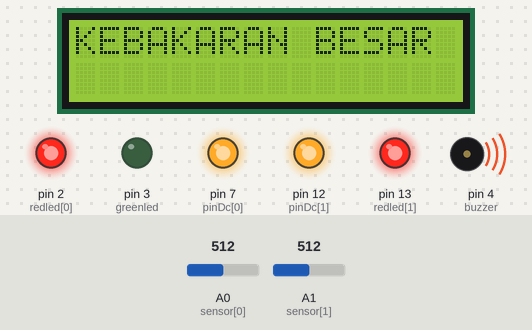
Bench run of a sketch on a simulated Arduino Uno, built with avr-gcc and run on an emulated ATmega328P. Parts: 16×2 character LCD, output pins drawn as LEDs (lit = HIGH), buzzer (waves = sounding). Inputs (shaded band) come from the test bench; at power-on: A0 (sensor[0]) = 512, A1 (sensor[1]) = 512. What the sketch prints to the serial monitor is not drawn.

Above: at 1.2 s.
1.3 s: A0 (sensor[0]) set to 165
3.2 s: A0 (sensor[0]) set to 135
At 4.5 s:
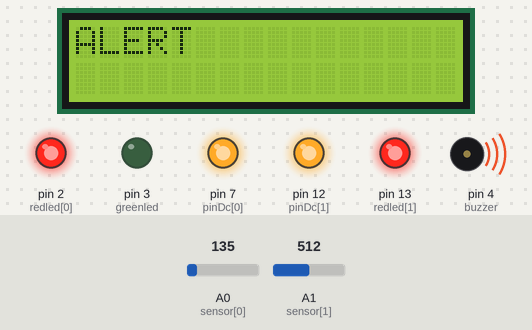
7.3 s: A1 (sensor[1]) set to 158
9.3 s: A1 (sensor[1]) set to 139
At 10.5 s:
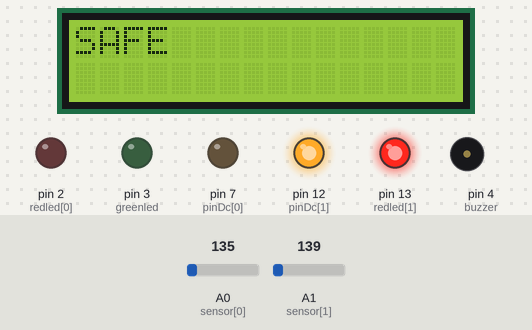
13.4 s: A1 (sensor[1]) set to 160
At 15.0 s:
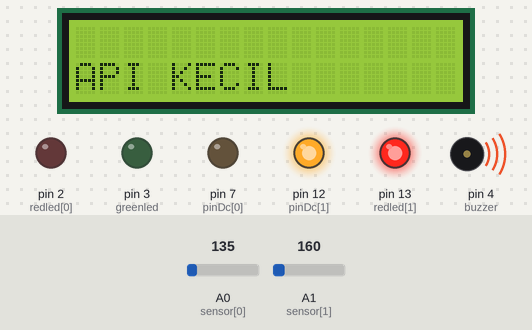
16.1 s: A1 (sensor[1]) set to 140
At 17.0 s:
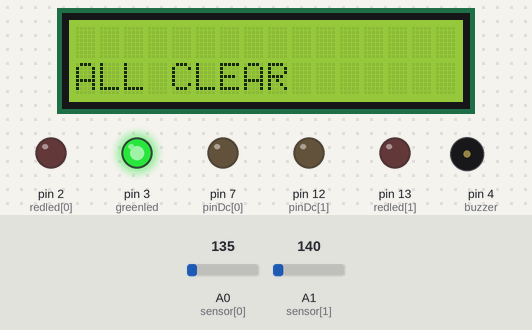
Timing chart, 0 to 19.1 s (numbered marks = the images above; inputs shaded):
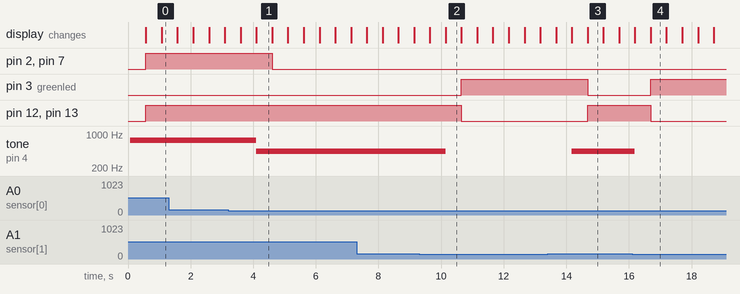

Measured:
- the behaviour switches between 151 and 150 on A0 (sensor[0]) (found by bisection; images 0 and 1)
- the behaviour switches between 151 and 150 on A1 (sensor[1]) (found by bisection; images 1 and 2)
- after the input at 3.2 s, pin 2 (redled[0]), pin 7 (pinDc[0]): HIGH → LOW after 1.4 s; tone on pin 4 (buzzer): 750 Hz → 440 Hz after 0.90 s; the display: first differs from a run without the input after 0.90 s (image 1)
- after the input at 9.3 s, pin 3 (greenled): LOW → HIGH after 1.4 s; pin 12 (pinDc[1]), pin 13 (redled[1]): HIGH → LOW after 1.3 s; tone on pin 4 (buzzer): 440 Hz → silent after 0.85 s; the display: first differs from a run without the input after 0.85 s (image 2)
- after the input at 13.4 s, pin 3 (greenled): HIGH → LOW after 1.3 s; pin 12 (pinDc[1]), pin 13 (redled[1]): LOW → HIGH after 1.3 s; tone on pin 4 (buzzer): silent → 440 Hz after 0.78 s; the display: first differs from a run without the input after 0.78 s (image 3 shows a later state)
- after the input at 16.1 s, pin 3 (greenled): LOW → HIGH after 0.59 s; pin 12 (pinDc[1]), pin 13 (redled[1]): HIGH → LOW after 0.59 s; tone on pin 4 (buzzer): 440 Hz → silent after 0.09 s; the display: first changes after 0.09 s (image 4 shows a later state)
- what the display in image 1 shows lasts 0.5 s, from 4.1 s to 4.6 s

The sketch:

main.ino
```cpp
#include <LiquidCrystal.h>
LiquidCrystal lcd(5,6,8,9,10,11);
const int redled[2] = {2,13}, greenled = 3, pinDc[2] = {7,12};
const int buzzer = 4, sensor[2] = {A0,A1}, thresh = 150;

void setup(){
  for (const int pin : redled)pinMode(pin, OUTPUT);
  pinMode(greenled,OUTPUT);
  pinMode(buzzer,OUTPUT);
  for (const int pin : sensor)pinMode(pin,INPUT);
  for (const int pin : pinDc)pinMode(pin, OUTPUT);
  Serial.begin(9600);
  lcd.begin(16,2);
}

void loop()
{
  int read[2] = {analogRead(sensor[0]),analogRead(sensor[1])};
  bool conds[2] = {read[0] > thresh, read[1] > thresh};
  bool var = max(conds[0],conds[1]);
  Serial.print("Baca dari sensor 1: ");
  Serial.print(read[0]);
  Serial.print(" Baca dari sensor 2: ");
  Serial.println(read[1]);
  bool bakar = conds[0]+conds[1] == 2;
  lcd.clear();
  lcd.setCursor(0,0);
  Serial.println(bakar);
  if (bakar){
    tone(buzzer,750);
    lcd.print("KEBAKARAN BESAR");
    delay(500);
    lcd.clear();
    lcd.setCursor(0,1);
    lcd.print("EVACUATE");
    for(const int pin : pinDc) digitalWrite(pin,1);
    for(const int pin : redled)digitalWrite(pin, 1);
    digitalWrite(greenled, 0);
  }
  else if(var){
    tone(buzzer,440);
    lcd.print("ALERT");
    delay(500);
    lcd.clear();
    lcd.setCursor(0,1);
    lcd.print("API KECIL");
    for(int i=0; i<2; i++){
      digitalWrite(pinDc[i],i);
      digitalWrite(redled[i],i);
    }
    digitalWrite(greenled, 0);
  }
  else{
    noTone(buzzer);
    lcd.print("SAFE");
    delay(500);
    lcd.clear();
    lcd.setCursor(0,1);
    lcd.print("ALL CLEAR");
    for(const int pin : pinDc) digitalWrite(pin,0);
    for(const int pin : redled)digitalWrite(pin, 0);
    digitalWrite(greenled, 1);
  }
  delay(500);
}
```
